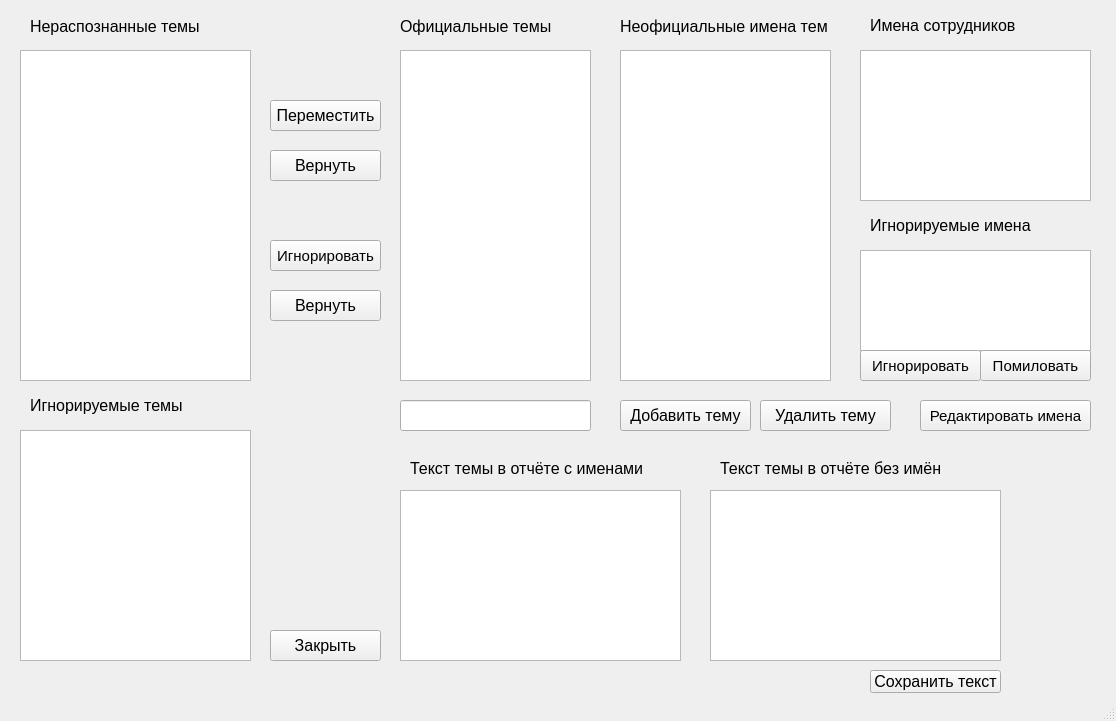
<?xml version="1.0" encoding="UTF-8"?>
<ui version="4.0">
 <class>MainWindow</class>
 <widget class="QMainWindow" name="MainWindow">
  <property name="geometry">
   <rect>
    <x>0</x>
    <y>0</y>
    <width>1116</width>
    <height>721</height>
   </rect>
  </property>
  <property name="sizePolicy">
   <sizepolicy hsizetype="Expanding" vsizetype="Expanding">
    <horstretch>0</horstretch>
    <verstretch>0</verstretch>
   </sizepolicy>
  </property>
  <property name="font">
   <font>
    <pointsize>12</pointsize>
   </font>
  </property>
  <property name="windowTitle">
   <string>Настройки тем</string>
  </property>
  <widget class="QWidget" name="centralwidget">
   <widget class="QPushButton" name="close_but">
    <property name="geometry">
     <rect>
      <x>270</x>
      <y>630</y>
      <width>111</width>
      <height>31</height>
     </rect>
    </property>
    <property name="text">
     <string>Закрыть</string>
    </property>
   </widget>
   <widget class="QListWidget" name="unkown_tema">
    <property name="geometry">
     <rect>
      <x>20</x>
      <y>50</y>
      <width>231</width>
      <height>331</height>
     </rect>
    </property>
   </widget>
   <widget class="QPushButton" name="move_tema_but">
    <property name="geometry">
     <rect>
      <x>270</x>
      <y>100</y>
      <width>111</width>
      <height>31</height>
     </rect>
    </property>
    <property name="text">
     <string>Переместить</string>
    </property>
   </widget>
   <widget class="QPushButton" name="remove_tema_but">
    <property name="geometry">
     <rect>
      <x>270</x>
      <y>150</y>
      <width>111</width>
      <height>31</height>
     </rect>
    </property>
    <property name="text">
     <string>Вернуть</string>
    </property>
   </widget>
   <widget class="QLabel" name="label">
    <property name="geometry">
     <rect>
      <x>30</x>
      <y>16</y>
      <width>221</width>
      <height>20</height>
     </rect>
    </property>
    <property name="text">
     <string>Нераспознанные темы</string>
    </property>
   </widget>
   <widget class="QLabel" name="label_2">
    <property name="geometry">
     <rect>
      <x>400</x>
      <y>16</y>
      <width>221</width>
      <height>20</height>
     </rect>
    </property>
    <property name="text">
     <string>Официальные темы</string>
    </property>
   </widget>
   <widget class="QPushButton" name="tema_add_But">
    <property name="geometry">
     <rect>
      <x>620</x>
      <y>400</y>
      <width>131</width>
      <height>31</height>
     </rect>
    </property>
    <property name="text">
     <string>Добавить тему</string>
    </property>
   </widget>
   <widget class="QLineEdit" name="tema_add_line">
    <property name="geometry">
     <rect>
      <x>400</x>
      <y>400</y>
      <width>191</width>
      <height>31</height>
     </rect>
    </property>
   </widget>
   <widget class="QListWidget" name="official_tems">
    <property name="geometry">
     <rect>
      <x>400</x>
      <y>50</y>
      <width>191</width>
      <height>331</height>
     </rect>
    </property>
   </widget>
   <widget class="QListWidget" name="not_official_tems">
    <property name="geometry">
     <rect>
      <x>620</x>
      <y>50</y>
      <width>211</width>
      <height>331</height>
     </rect>
    </property>
   </widget>
   <widget class="QLabel" name="label_3">
    <property name="geometry">
     <rect>
      <x>620</x>
      <y>16</y>
      <width>221</width>
      <height>20</height>
     </rect>
    </property>
    <property name="text">
     <string>Неофициальные имена тем</string>
    </property>
   </widget>
   <widget class="QPushButton" name="del_tema_but">
    <property name="geometry">
     <rect>
      <x>760</x>
      <y>400</y>
      <width>131</width>
      <height>31</height>
     </rect>
    </property>
    <property name="text">
     <string>Удалить тему</string>
    </property>
   </widget>
   <widget class="QListWidget" name="ignore_tems">
    <property name="geometry">
     <rect>
      <x>20</x>
      <y>430</y>
      <width>231</width>
      <height>231</height>
     </rect>
    </property>
   </widget>
   <widget class="QLabel" name="label_4">
    <property name="geometry">
     <rect>
      <x>30</x>
      <y>390</y>
      <width>221</width>
      <height>31</height>
     </rect>
    </property>
    <property name="text">
     <string>Игнорируемые темы</string>
    </property>
   </widget>
   <widget class="QPushButton" name="ignore_tema_but">
    <property name="geometry">
     <rect>
      <x>270</x>
      <y>240</y>
      <width>111</width>
      <height>31</height>
     </rect>
    </property>
    <property name="font">
     <font>
      <pointsize>11</pointsize>
     </font>
    </property>
    <property name="text">
     <string>Игнорировать</string>
    </property>
   </widget>
   <widget class="QListWidget" name="names_widget">
    <property name="geometry">
     <rect>
      <x>860</x>
      <y>50</y>
      <width>231</width>
      <height>151</height>
     </rect>
    </property>
   </widget>
   <widget class="QListWidget" name="ignore_name_wg">
    <property name="geometry">
     <rect>
      <x>860</x>
      <y>250</y>
      <width>231</width>
      <height>101</height>
     </rect>
    </property>
   </widget>
   <widget class="QLabel" name="label_5">
    <property name="geometry">
     <rect>
      <x>870</x>
      <y>210</y>
      <width>221</width>
      <height>31</height>
     </rect>
    </property>
    <property name="text">
     <string>Игнорируемые имена</string>
    </property>
   </widget>
   <widget class="QLabel" name="label_6">
    <property name="geometry">
     <rect>
      <x>870</x>
      <y>10</y>
      <width>221</width>
      <height>31</height>
     </rect>
    </property>
    <property name="text">
     <string>Имена сотрудников</string>
    </property>
   </widget>
   <widget class="QPushButton" name="ignore_name_but">
    <property name="geometry">
     <rect>
      <x>860</x>
      <y>350</y>
      <width>121</width>
      <height>31</height>
     </rect>
    </property>
    <property name="font">
     <font>
      <pointsize>11</pointsize>
     </font>
    </property>
    <property name="text">
     <string>Игнорировать</string>
    </property>
   </widget>
   <widget class="QPushButton" name="not_ignor_tema_but">
    <property name="geometry">
     <rect>
      <x>270</x>
      <y>290</y>
      <width>111</width>
      <height>31</height>
     </rect>
    </property>
    <property name="text">
     <string>Вернуть</string>
    </property>
   </widget>
   <widget class="QPushButton" name="not_ignore_name_but">
    <property name="geometry">
     <rect>
      <x>980</x>
      <y>350</y>
      <width>111</width>
      <height>31</height>
     </rect>
    </property>
    <property name="font">
     <font>
      <pointsize>11</pointsize>
     </font>
    </property>
    <property name="text">
     <string>Помиловать</string>
    </property>
   </widget>
   <widget class="QPlainTextEdit" name="wd_text_of_tema">
    <property name="geometry">
     <rect>
      <x>400</x>
      <y>490</y>
      <width>281</width>
      <height>171</height>
     </rect>
    </property>
    <property name="plainText">
     <string/>
    </property>
   </widget>
   <widget class="QPushButton" name="save_text_but">
    <property name="geometry">
     <rect>
      <x>870</x>
      <y>670</y>
      <width>131</width>
      <height>23</height>
     </rect>
    </property>
    <property name="text">
     <string>Сохранить текст</string>
    </property>
   </widget>
   <widget class="QPlainTextEdit" name="wd_text_of_tema_noname">
    <property name="geometry">
     <rect>
      <x>710</x>
      <y>490</y>
      <width>291</width>
      <height>171</height>
     </rect>
    </property>
    <property name="plainText">
     <string/>
    </property>
   </widget>
   <widget class="QLabel" name="label_7">
    <property name="geometry">
     <rect>
      <x>410</x>
      <y>460</y>
      <width>261</width>
      <height>16</height>
     </rect>
    </property>
    <property name="text">
     <string>Текст темы в отчёте с именами</string>
    </property>
   </widget>
   <widget class="QLabel" name="label_8">
    <property name="geometry">
     <rect>
      <x>720</x>
      <y>460</y>
      <width>261</width>
      <height>16</height>
     </rect>
    </property>
    <property name="text">
     <string>Текст темы в отчёте без имён</string>
    </property>
   </widget>
   <widget class="QPushButton" name="edit_names_but">
    <property name="geometry">
     <rect>
      <x>920</x>
      <y>400</y>
      <width>171</width>
      <height>31</height>
     </rect>
    </property>
    <property name="font">
     <font>
      <pointsize>11</pointsize>
     </font>
    </property>
    <property name="text">
     <string>Редактировать имена</string>
    </property>
   </widget>
  </widget>
  <widget class="QStatusBar" name="statusbar"/>
 </widget>
 <resources/>
 <connections/>
</ui>
